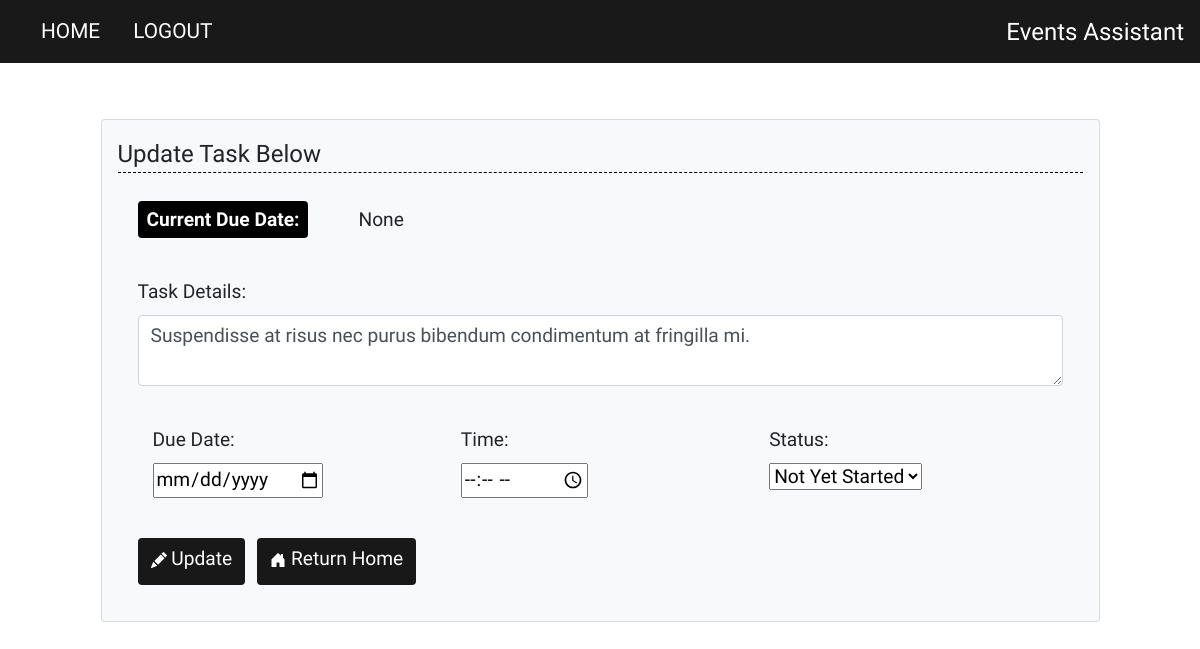
The page /update/8 (signed in) on the database its author committed.
### website/models.py (models this page shows)
class Task(db.Model):
    id = db.Column(db.Integer, primary_key=True)
    content = db.Column(db.String(200), nullable=False)
    due_date = db.Column(db.String(30)) # formatted str date (ex: Tuesday, April 05, 2022)
    due_date_int = db.Column(db.String(20)) # YYYY-MM-DD str format
    time = db.Column(db.String(20)) # str type, account for untimed tasks
    user_id = db.Column(db.Integer, db.ForeignKey('user.id'))
    status = db.Column(db.String(30), default="Not Yet Started") # Other Statuses: In Progress, Completed, Cancelled
    bookmarked = db.Column(db.Boolean, default=False)

### website/views.py (the view)
@views.route('/update/<int:id>', methods=['POST', 'GET'])
@login_required
def update(id):
    updated_task = Task.query.get(id)
    if request.method == 'POST':
        if request.form['action'] == 'Return Home':
            flash('Update cancelled. Returning Home!', category='success')
            return redirect('/')
        if updated_task.user_id == current_user.id:
            updated_task.content = request.form['content']
            date_obj = request.form['due_date']
            updated_task.due_date = format_date(date_obj)
            updated_task.due_date_int = date_obj
            if date_obj:
                time = request.form['time']
                updated_task.time = format_time(time)
            else:
                updated_task.time = '' # default time: unspecified/optional
            updated_task.status = request.form.get('taskStatus')
            try:
                db.session.commit()
                flash('Event updated!', category='success')
                return redirect('/')
            except:
                flash('Error in updating event.', category='error')
    else:
        return render_template('update.html', task=updated_task, user=current_user)

### website/__init__.py (called while the page is built)
def create_app():
    app = Flask(__name__)
    app.config['SECRET_KEY'] = '2797cfdcad8dcc11d9f00ffbc5704bee'
    app.config['SQLALCHEMY_DATABASE_URI'] = f'sqlite:///{DB_NAME}'
    db.init_app(app)
    from .views import views
    from .auth import auth
    app.register_blueprint(views, url_prefix='/')
    app.register_blueprint(auth, url_prefix='/')
    from .models import Task, User
    create_database(app)
    login_manager = LoginManager()
    login_manager.login_view = 'auth.login' # if not logged in
    login_manager.init_app(app)
    @login_manager.user_loader
    def load_user(id):
        return User.query.get(int(id))
    return app

### website/templates/update.html (shortened to what this page needs)
{% extends "base.html" %}
{% block content %}
  <div class="content-section">
    <form class="card p-3 bg-light" method="POST">
      <legend class="main-header">Update Task Below</legend>
      <div class="form-group col-title">
        <span class="badge date-badge">Current Due Date:</span>{{task.due_date}}
      </div>
      <div class="form-group">
        <label for="content" class="col-title">Task Details:</label>
        <textarea
          id="content"
          name="content"
          class="form-control"
        >{{task.content}}</textarea>
      </div>
      <div class="row form-group">
        <div class="col">
          <label for="due_date" class="col-title">Due Date:</label>
          <br>
          <input type="date" id="due_date" name="due_date">
        </div>
        <div class="col">
          <label for="time" class="col-title">Time:</label>
          <br>
          <input type="time" id="time" name="time">
        </div>
        <div class="col">
          <label for="status" class="col-title">Status:</label>
          <br>
          <select name="taskStatus" aria-label="Select/Dropdown menu" id="curr_status">
            <option value="Not Yet Started" selected>Not Yet Started</option>
          </select>
        </div>
      </div>
      <div class="form-group">
        <button type="submit" class="btn" name="action"value="Update">
          Update
        </button>
        <button type="submit" class="btn" name="action"value="Return Home">
          Return Home
        </button>
      </div>
    </form>
  </div>
{% endblock %}

### website/static/style.css (style rules this page uses)
* { font-family: 'Pangolin', cursive; }
.content-section { margin: 5%; }
.form-group { margin: 20px; }
.col-title, .btn, .button, #content, .tasks-text, #due_date, #time, #curr_status { font-size: 1.2em; }
.main-header { border-bottom: 1px dashed black; }
.btn { background-color: rgba(0,0,0,0.9); color: white; font-family: 'Yomogi', cursive; padding-bottom: 10px; margin-right: 8px; }
.badge { padding: 9px; font-size: .9em; }
.date-badge { background-color: black; color: white; font-family: 'Yomogi', cursive; margin-right: 50px; font-size: 1em; }

### rows shown on the page
Task: due_date "None", content "Suspendisse at risus nec purus bibendum condimentum at fringilla mi."
